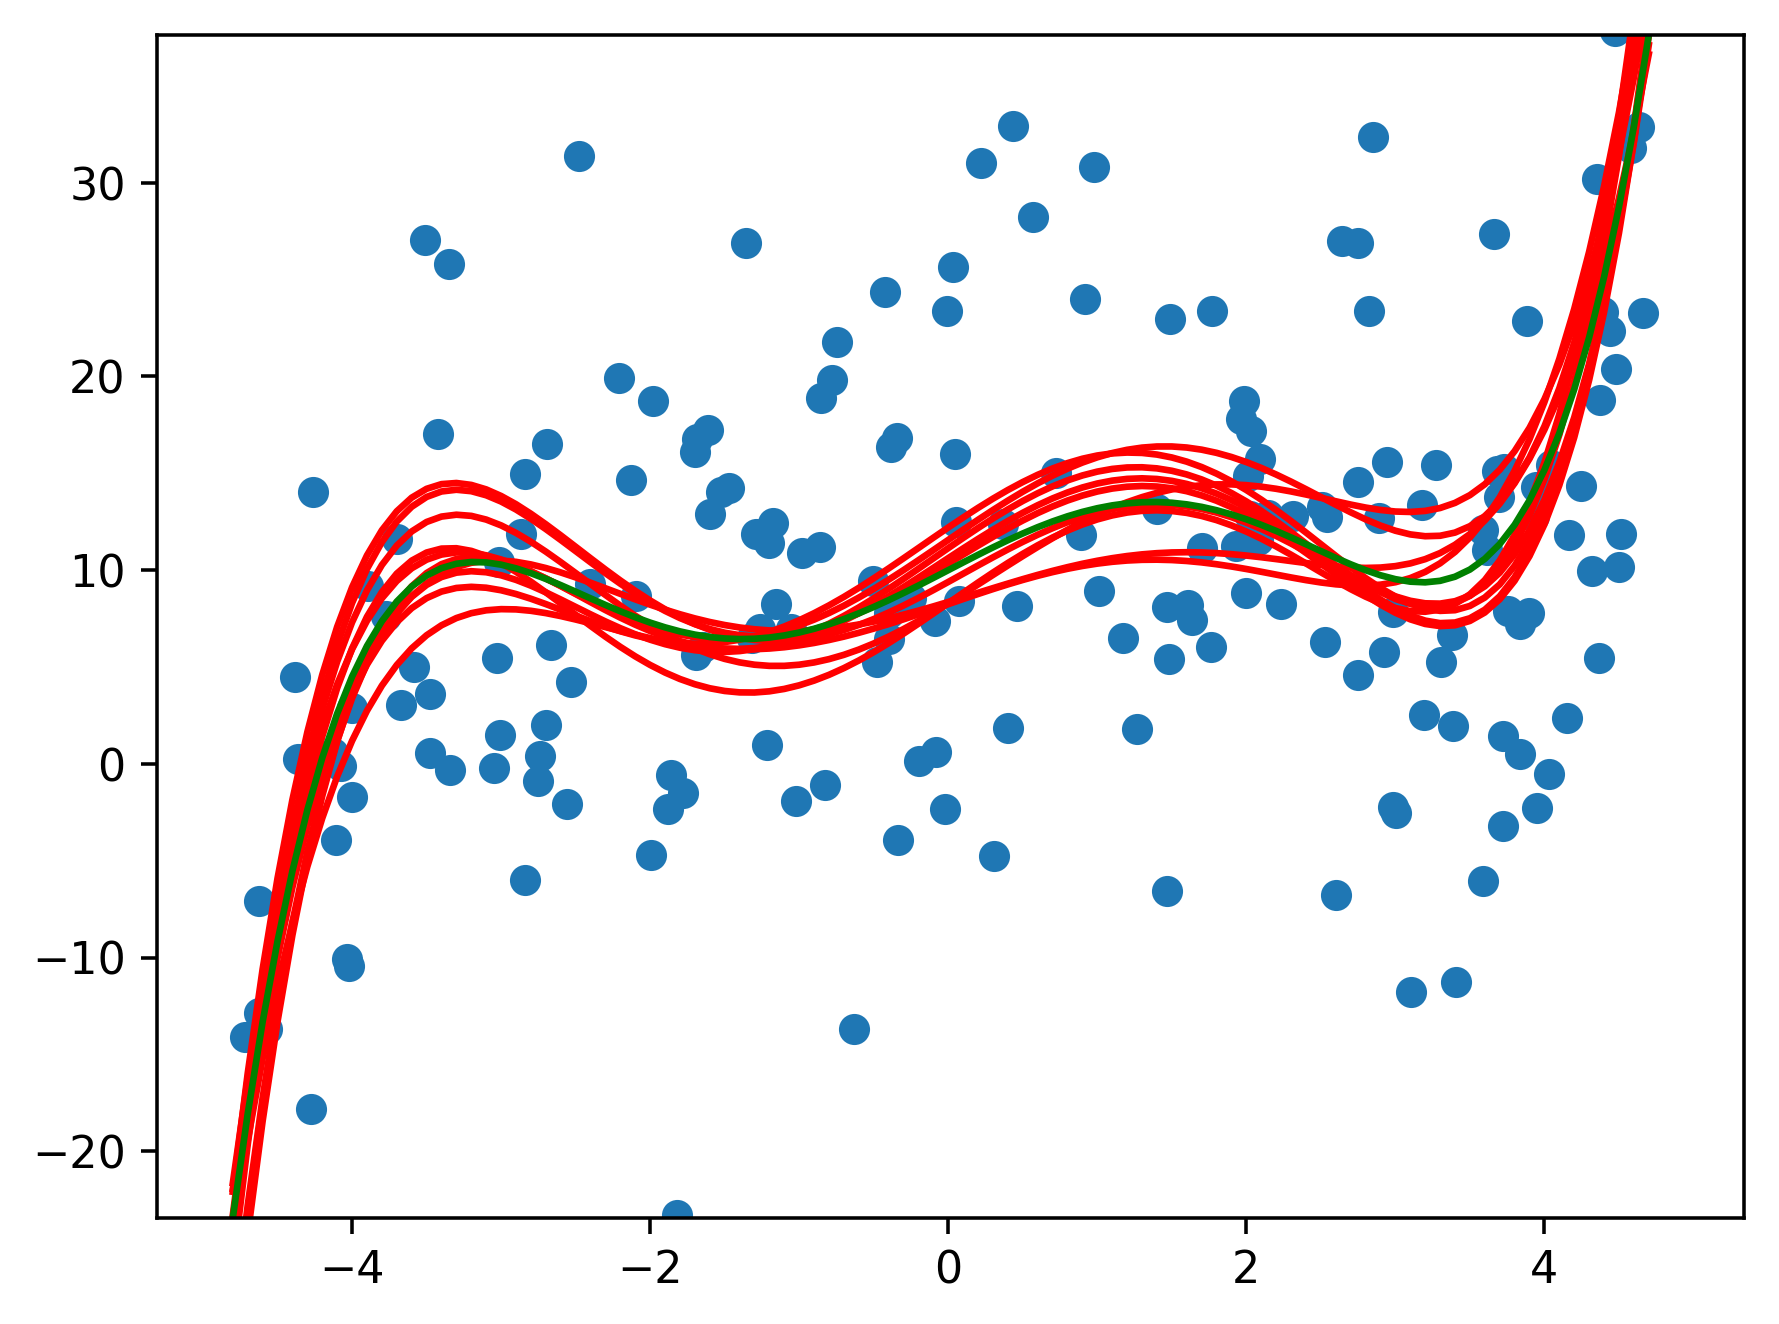

Write Python code to recreate this figure.
#!/usr/bin/env python3
"""
Homework 3 of Machine Learning Course

Example Usage:
    python3 homework3.py --user arsen

Make sure to test before submiting:
    python3 homework3.py test
"""


from __future__ import print_function  # If you want to run with python2
import argparse
import getpass
import matplotlib.pyplot as plt
import numpy as np


def parse_args(*argument_array):
    parser = argparse.ArgumentParser()
    parser.set_defaults(function=main)
    parser.add_argument('--user', default=getpass.getuser(),
                        help='Override system username with something else to '
                             'be include in the output file.')
    subs = parser.add_subparsers()
    test_parser = subs.add_parser('test')
    test_parser.set_defaults(function=test_function_signatures)
    args = parser.parse_args(*argument_array)
    return args


def main(args):
    """Some different values of arguments to test the function on"""

    args1 = {"num_trials": 1000, "num_points": 40, "degree": 20, "beta_star": [10, 4, -0.01, -5 / 6, 0, 1 / 24],
             "sigma": 10, "x_left_lim": -4.8, "x_right_lim": 4.8, "l": 0.01}

    args3 = {"num_trials": 1000, "num_points": 200, "degree": 20, "beta_star": [10, 4, -0.01, -5 / 6, 0, 1 / 24],
             "sigma": 10, "x_left_lim": -4.8, "x_right_lim": 4.8, "l": 0.01}

    args2 = {"num_trials": 1000, "num_points": 40, "degree": 20, "beta_star": [10, 4, -0.01, -5 / 6, 0, 1 / 24],
             "sigma": 10, "x_left_lim": -4.8, "x_right_lim": 4.8, "l": 10}

    args4 = {"num_trials": 1000, "num_points": 200, "degree": 20, "beta_star": [10, 4, -0.01, -5 / 6, 0, 1 / 24],
             "sigma": 10, "x_left_lim": -4.8, "x_right_lim": 4.8, "l": 10}

    args5 = {"num_trials": 1000, "num_points": 40, "degree": 1, "beta_star": [10, 4, -0.01, -5 / 6, 0, 1 / 24],
             "sigma": 10, "x_left_lim": -4.8, "x_right_lim": 4.8, "l": 0.01}

    args6 = {"num_trials": 1000, "num_points": 200, "degree": 1, "beta_star": [10, 4, -0.01, -5 / 6, 0, 1 / 24],
             "sigma": 10, "x_left_lim": -4.8, "x_right_lim": 4.8, "l": 0.01}

    args7 = {"num_trials": 1000, "num_points": 40, "degree": 5, "beta_star": [10, 4, -0.01, -5 / 6, 0, 1 / 24],
             "sigma": 10, "x_left_lim": -4.8, "x_right_lim": 4.8, "l": 0.01}

    args8 = {"num_trials": 1000, "num_points": 200, "degree": 5, "beta_star": [10, 4, -0.01, -5 / 6, 0, 1 / 24],
             "sigma": 10, "x_left_lim": -4.8, "x_right_lim": 4.8, "l": 0.01}

    args9 = {"num_trials": 1000, "num_points": 40, "degree": 5, "beta_star": [10, 4, -0.01, -5 / 6, 0, 1 / 24],
             "sigma": 10, "x_left_lim": -4.8, "x_right_lim": 4.8, "l": 1}

    args10 = {"num_trials": 1000, "num_points": 200, "degree": 5, "beta_star": [10, 4, -0.01, -5 / 6, 0, 1 / 24],
              "sigma": 10, "x_left_lim": -4.8, "x_right_lim": 4.8, "l": 1}

    # add more arguments

    args11 = {"num_trials": 1000, "num_points": 100, "degree": 10, "beta_star": [10, 4, -0.01, -5 / 6, 0, 1 / 24],
              "sigma": 5, "x_left_lim": -4.8, "x_right_lim": 4.8, "l": 1}

    args12 = {"num_trials": 1000, "num_points": 100, "degree": 10, "beta_star": [10, 4, -0.01, -5 / 6, 0, 1 / 24],
              "sigma": 20, "x_left_lim": -4.8, "x_right_lim": 4.8, "l": 1}


    total, bias2, var = bias_variance(**args10)

    print("total= {}, bias^2= {}, var= {}".format(total, bias2, var))


def polynomial_featurize(X, degree):
    """
    param X: a one dimensional numpy array, i.g. [x1, x2, ..., xN]
    param degree: integer - degree of the polynomial wanted
    return: a 2D np_array where row i is 1x(degree+1) np_array representing the
    polynomial. e.g. [[1, x1, x1**2, ...], [1, x2, x2**2, ...], ...]
    """
    
    X = np.array(X)
    poly = np.zeros((len(X), degree+1))
    
    for i in range(len(X)):
        for j in range(degree+1):
            poly[i][j] = X[i]**j
            
    return poly


def decompose(beta_list, beta_star):
    """
    param beta_list: a list of 1D np_arrays - beta_hats
    param beta_star: a 1D np_array
        *NOTE that beta_hat and beta_star have different dimensions
        *you need to come up with a way of comparing them
    return: a 3D tuple (total_error, bias_squared, variance)
    E[||beta_hat-beta_star||^2] = (E[beta_star - beta_hat ])^2 + E[beta_hat^2] - (E[beta_hat])^2
        *MAKE SURE you understand that each of the summations above is a number
        *UNDERSTAND that E[] is over the random variable beta_hat which depends on the random
            variable X - the data. Since we generate X many times, randomly, then beta_hat is
            a random varialbe. We are simulating its mean by trying many times.

    """
    d1 = len(beta_list[0])
    d2 = len(beta_star)
    d = max(d1, d2)
    
    beta_list = np.array(beta_list)
    beta_star = np.array(beta_star)


    
    if d1>d2:
        beta_star = np.append(beta_star, np.zeros(d1-d2))
    if d2>d1:
        new_beta_list = np.zeros((len(beta_list[1]), d2))
        for x in range(len(beta_list)):
            new_beta_list[x] = np.append(beta_list[x], np.zeros(d2-d1))
        beta_list = new_beta_list   
        
        
    # Bias squared

    sum = np.zeros(d)
    for i in range(len(beta_list)):
        sum = sum + (beta_star - beta_list[i])/d #vector
    expectation = sum #vector
    
    bias_squared = expectation.T.dot(expectation)
     
    
    # Variance
    
    sum = 0
    for i in range(len(beta_list)):
        sum = sum + beta_list[i].T.dot(beta_list[i])/d #scalar
    E1 = sum #scalar
    
    sum = np.zeros(d)
    for i in range(len(beta_list)):
        sum = sum + beta_list[i]/d #vector
    E2 = sum.T.dot(sum) #scalar
    
    variance = E1-E2
    
    # Total Error
    
    total_error = variance + bias_squared

    return total_error, bias_squar
    ed, variance




def bias_variance(num_trials, num_points, degree, beta_star, sigma, x_left_lim=0,
                  x_right_lim=100, l=1, num_red_lines=10):
    """
    param num_trials: integer - number of times we generate X given beta_star. We generate
        multiple X in order to understand the distribution of beta_hat.
    param num_points: integer - number of points in the data
    param degree: integer - degree of polynomial we use for fit_ridge_regression
    param beta_star: 1D np_array - beta_star. This is our REAL function with which poits are 
        generated. We are trying to approximate this function.
    param sigma: double - variane of normal error, when generating the point. The smaller the sigma
        is, the closer points are to the REAL function.
    param x_left_lim, x_right_lim: doubles - interval for generating x values
    param l: regularization lambda
    param num_red_lines: integer, number for red lines to show on the plot

    """
    # you don't necessarily need the below, they are just here to make the code compile
    # and give you some idea
    beta_list = []
    
    
    # For num_trials times, generate X and Y given the params above. Compute beta_hat for
    # each of them and add that to beta_list
    for _ in range(num_trials):
        X = np.random.uniform(x_left_lim, x_right_lim, num_points)
        X = polynomial_featurize(X, len(beta_star) - 1)
        Y = np.random.normal(X.dot(beta_star), sigma)
        
        beta_hat = fit_ridge_regression(X,Y,l)
        beta_list.append(beta_hat)
    
    beta_list = np.array(beta_list)


    # README.
    # We provide the code below to help you visualize bias and variance, you don't need to
    # change this.

    plt.clf()
    line_x = np.arange(x_left_lim, x_right_lim, 0.1)
    beta_list2 = beta_list[::int(num_trials / num_red_lines)]
    for beta in beta_list2:
        line_y = [polynomial_featurize([x], len(beta_star) - 1).dot(beta) for x in line_x]
        plt.plot(line_x, line_y, color='red')

    line_y = [polynomial_featurize([x], len(beta_star) - 1).dot(beta_star) for x in line_x]
    plt.plot(line_x, line_y, color='green')
    plt.scatter(X[:,1], Y)
    axes = plt.gca()
    axes.set_ylim([np.min(line_y), np.max(line_y)])
    plt.savefig("image.png", dpi=320, bbox_inches='tight')
    return decompose(beta_list, beta_star)


def fit_ridge_regression(X, Y, l=1):
    """
    :param X: data matrix (2 dimensional np.array)
    :param Y: response variables (1 dimensional np.array)
    :param l: regularization parameter lambda
    :return: value of beta (1 dimensional np.array)
    """
    X = np.array(X)
    Y = np.array(Y)
    D = X.shape[1] 
    I = np.identity(D)
    
    beta = np.linalg.inv(X.T.dot(X) + l*I).dot(X.T).dot(Y)
    
    return beta


def test_function_signatures(args):
    total, bias, variance = decompose([np.array([1, 2]), np.array([2, 3])],
                                      np.array([1., 2.5]))
    assert np.abs(total - 0.75) < 1e-10
    assert np.abs(bias - 0.25) < 1e-10
    assert np.abs(variance - 0.50) < 1e-10

    poly_vec = polynomial_featurize(np.array([1, 2]), 3)
    assert poly_vec.shape == (2, 4)
    assert list(poly_vec[1, :]) == [1, 2, 4, 8]


if __name__ == '__main__':
    args = parse_args()
    args.function(args)
